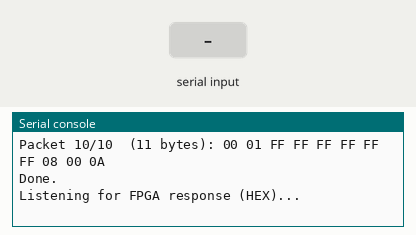
Simulated run of this program. Board: Raspberry Pi Pico running MicroPython. Parts: the last lines printed to the serial console. The inputs (shaded band) are chosen by the test bench.

Above: at 1.2 s.
1.3 s: "1" received over the second serial link
At 1.6 s:
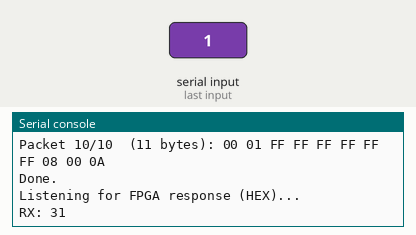
2.8 s: "0" received over the second serial link
At 4.0 s:
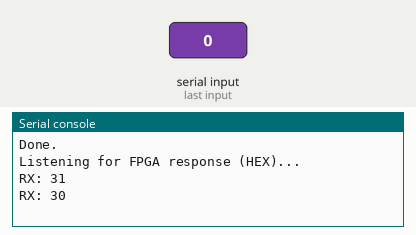
4.3 s: "2" received over the second serial link
At 5.2 s:
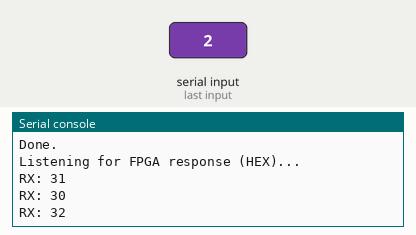
Timing chart, 0 to 7.3 s (numbered marks = the images above; inputs shaded):
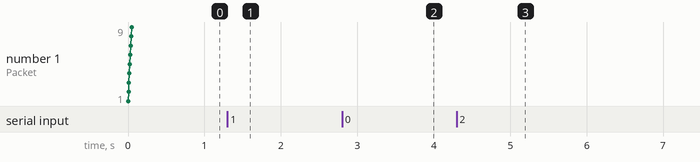

The program:

pico-com.py
```python
from machine import UART, Pin
import time

# Initialize UART
uart = UART(0, baudrate=115200, tx=Pin(0), rx=Pin(1))

# ── FFTP v1 frame builder ─────────────────────────────────────────────────────
# Frame layout: [SIZE 2B big-endian] [DST_MAC 6B] [EtherType 2B] [Payload N bytes]
# SIZE = payload-only byte count.

DST_MAC    = bytes([0xFF, 0xFF, 0xFF, 0xFF, 0xFF, 0xFF])  # broadcast
ETHER_TYPE = bytes([0x08, 0x00])                           # IPv4
NUM_PACKETS = 10
IPG_MS      = 5   # inter-packet gap in milliseconds (>> 1 ms FPGA timeout)

payload_256_bytes = """ABCDEFGHIJKLMNOPQRSTUVWXYZabcdefghijklmnopqrstuvwxyz0123456789-_ABCDEFGHIJKLMNOPQRSTUVWXYZabcdefghijklmnopqrstuvwxyz0123456789-_ABCDEFGHIJKLMNOPQRSTUVWXYZabcdefghijklmnopqrstuvwxyz0123456789-_ABCDEFGHIJKLMNOPQRSTUVWXYZabcdefghijklmnopqrstuvwxyz0123456789-"""


def build_frame(payload: bytes) -> bytes:
    size = len(payload)
    header = bytes([(size >> 8) & 0xFF, size & 0xFF]) + DST_MAC + ETHER_TYPE
    return header + payload

print("Transmitting 10 broadcast IPv4 packets...")

for seq in range(1, NUM_PACKETS + 1):
    # Payload is a single byte equal to the packet sequence number (1-10)
    seq_payload = bytes([seq])
    payload = payload_256_bytes.encode('utf-8')
    frame   = build_frame(seq_payload)

    uart.write(frame)

    hex_str = " ".join(f"{b:02X}" for b in frame)
    print(f"Packet {seq:>2}/{NUM_PACKETS}  ({len(frame)} bytes): {hex_str}")

    # Mandatory inter-packet gap so the FPGA parser resets between frames
    time.sleep_ms(IPG_MS)

print("Done.")

# ── Optional: keep listening for any response from the FPGA ──────────────────
print("Listening for FPGA response (HEX)...")
while True:
    if uart.any():
        raw_bytes = uart.read()
        hex_spaced = " ".join(f"{b:02X}" for b in raw_bytes)
        print(f"RX: {hex_spaced}")
    time.sleep(0.05)
```

Measured:
- after the input at 1.3 s, the serial console: prints a new line at once (image 1)
- after the input at 2.8 s, the serial console: prints a new line at once (image 2)
- after the input at 4.3 s, the serial console: prints a new line at once (image 3)
